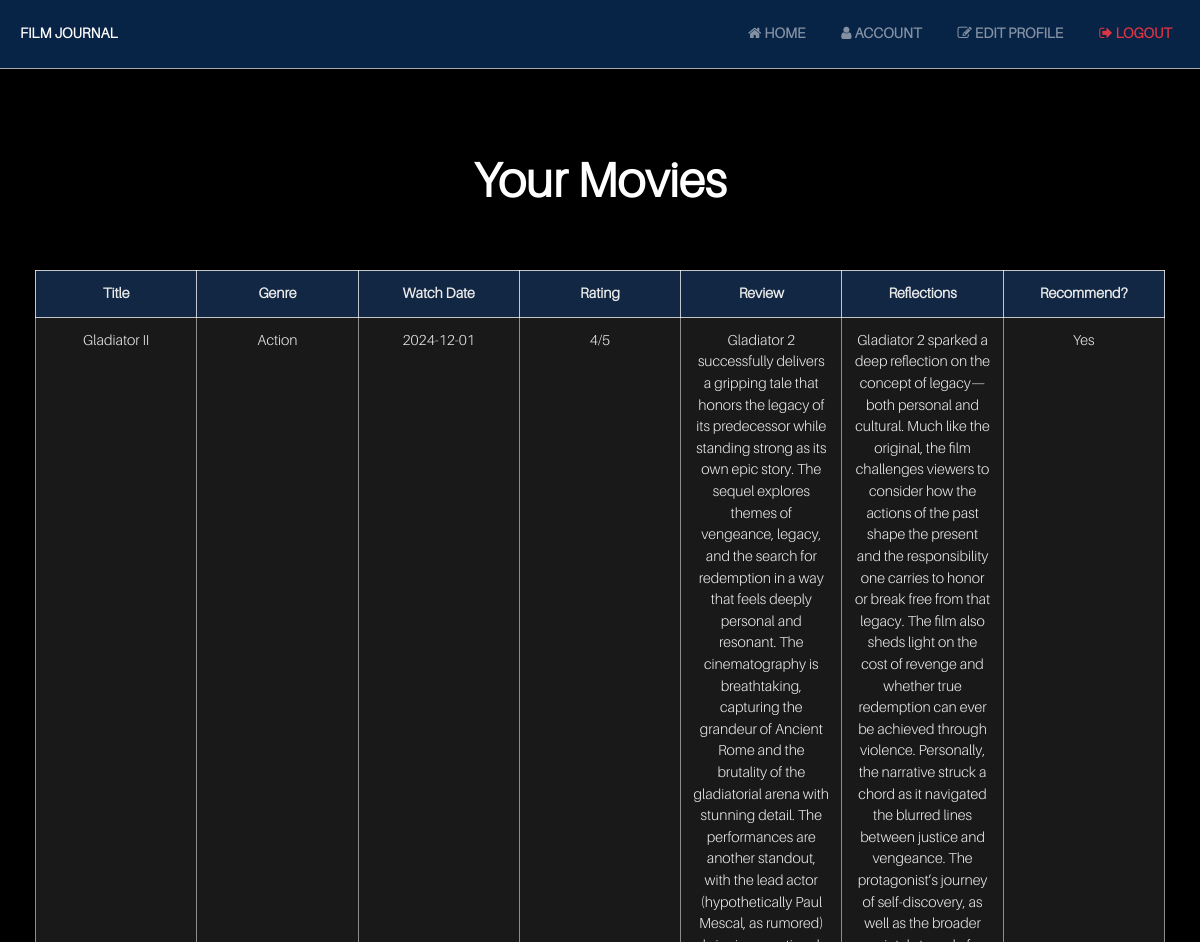
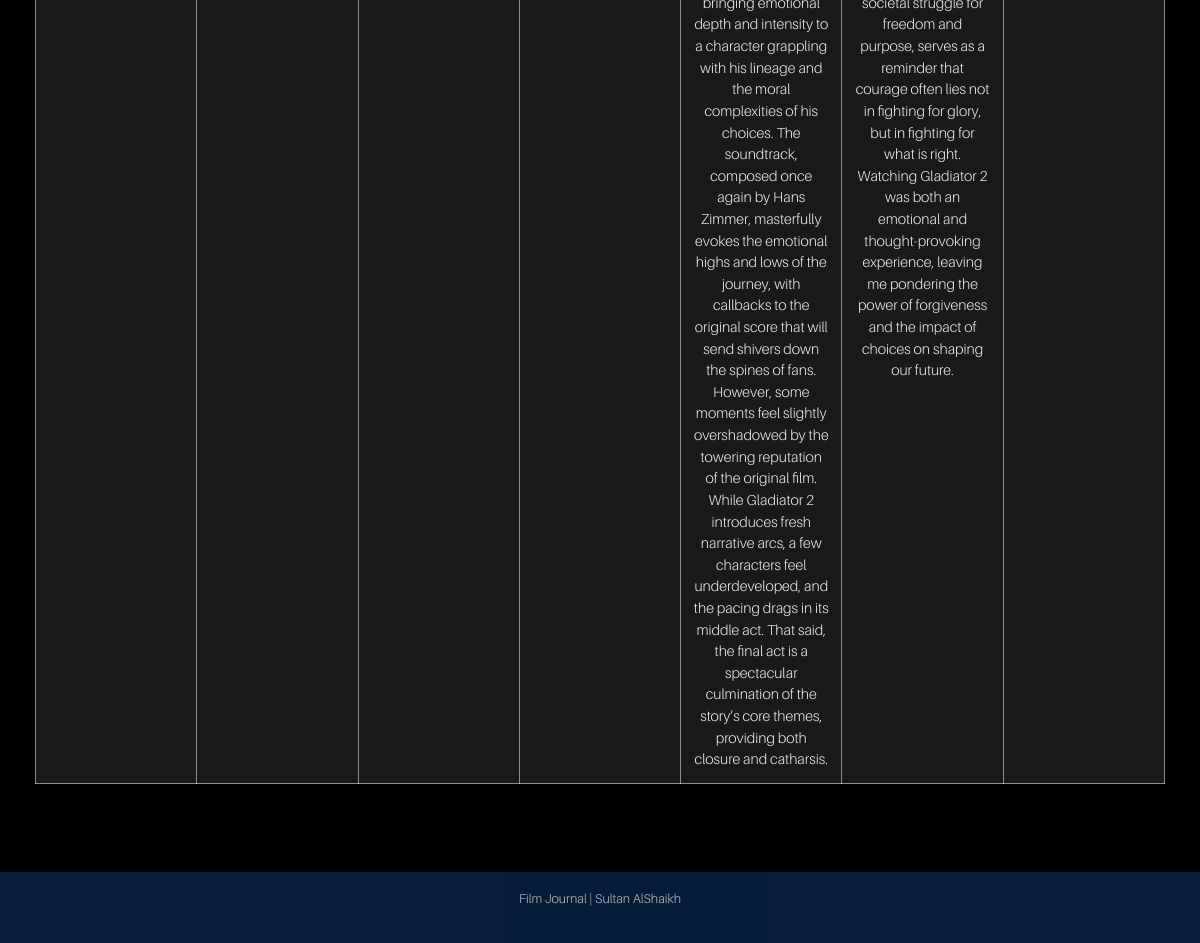
Page /account (signed in) on the committed database (2 pictures, top to bottom).
### app/models.py (models this page shows, shortened)
class Movie(db.Model):
    __tablename__ = 'movie'
    id = db.Column(db.Integer, primary_key=True)
    title = db.Column(db.String(100), nullable=False)
    rating = db.Column(db.Integer, nullable=False)
    watch_date = db.Column(db.Date)
    genre = db.Column(db.String(50))
    review = db.Column(db.String(500))
    reflections = db.Column(db.String(500))
    watched = db.Column(db.Boolean, default=False)
    recommend = db.Column(db.Boolean, default=False)
    tmdb_id = db.Column(db.Integer, unique=True, nullable=True)
    poster_url = db.Column(db.String(255), nullable=True)
    user_id = db.Column(db.Integer, db.ForeignKey('user.id'), nullable=False)
    likes = db.relationship('Like', backref='liked_movie', lazy='dynamic')

### app/views.py (the view)
@app.route('/account')
@login_required
def account():
    movies = Movie.query.filter_by(user_id=current_user.id).all()
    return render_template('account.html', movies=movies)

### app/__init__.py (called while the page is built)
@login_manager.user_loader
def load_user(user_id):
    return models.User.query.get(int(user_id))

### app/templates/account.html (shortened to what this page needs)
{% extends "base.html" %}
{% block content %}
<h1>Your Movies</h1>
{% if movies %}
  <div class="table-container">
    <table class="table table-striped">
      <thead>
        <tr>
          <th>Title</th>
          <th>Genre</th>
          <th>Watch Date</th>
          <th>Rating</th>
          <th>Review</th>
          <th>Reflections</th>
          <th>Recommend?</th>
        </tr>
      </thead>
      <tbody>
        {% for movie in movies %}
        <tr>
          <td>{{ movie.title }}</td>
          <td>{{ movie.genre }}</td>
          <td>{{ movie.watch_date.strftime('%Y-%m-%d') if movie.watch_date else 'N/A' }}</td>
          <td>{{ movie.rating }}/5</td>
          <td>{{ movie.review }}</td>
          <td>{{ movie.reflections }}</td>
          <td>{{ 'Yes' if movie.recommend else 'No' }}</td>
        </tr>
        {% endfor %}
      </tbody>
    </table>
  </div>
{% else %}
  <p>You have no movies logged yet.</p>
{% endif %}
{% endblock %}

### app/static/styles.css (style rules this page uses)
:root { --primary-color: #000000; --secondary-color: #FFFFFF; --highlight-color: #1A73E8; --card-background: #1A1A1A; --text-color: #EAEAEA; --button-hover: #0056b3; --shadow-color: rgba(0, 0, 0, 0.5); --gold-color: #FFD700; --gray-star: #ccc; }
body { font-family: 'Aileron Light', Arial, sans-serif; background-color: var(--primary-color); color: var(--text-color); margin: 0; padding: 0; line-height: 1.5; }
h1 { font-family: 'Aileron Light', Arial, sans-serif; font-size: 3rem; font-weight: 700; color: var(--secondary-color); text-align: center; margin: 40px 0; }
.table { background-color: var(--card-background); border-radius: 0; box-shadow: 0 8px 16px var(--shadow-color); overflow: hidden; margin: 20px 0; width: 100%; table-layout: fixed; }
.table-container, .table, .table td, .table th { color: var(--text-color) !important; }
.table th, .table td { overflow-wrap: break-word; font-size: 0.9rem; padding: 12px; text-align: center; }
.table th { background-color: rgba(4, 47, 103, 0.5); border: 1px solid rgba(255, 255, 255, 0.75) !important; color: var(--text-color); white-space: nowrap; font-weight: 600; }
.table-container { overflow-x: auto; -webkit-overflow-scrolling: touch; padding: 0 15px; }
tr { border: 1px solid rgba(255, 255, 255, 0.75) !important; }
td { border: 1px solid rgba(255, 255, 255, 0.5) !important; }
tr:nth-child(odd) { background: #212121; }

### rows in the picture
Movie: title "Gladiator II", genre "Action", watch_date "2024-12-01", rating "4", review "Gladiator 2 successfully delivers a gripping tale that honors the legacy of its predecessor while standing strong as its own epic story. The sequel explores themes of vengeance, legacy, and the search for redemption in a way that feels deeply personal and resonant. The cinematography is breathtaking, capturing the grandeur of Ancient Rome and the brutality of the gladiatorial arena with stunning detail. The performances are another standout, with the lead actor (hypothetically Paul Mescal, as rumored) bringing emotional depth and intensity to a character grappling with his lineage and the moral complexities of his choices. The soundtrack, composed once again by Hans Zimmer, masterfully…", reflections "Gladiator 2 sparked a deep reflection on the concept of legacy—both personal and cultural. Much like the original, the film challenges viewers to consider how the actions of the past shape the present and the responsibility one carries to honor or break free from that legacy. The film also sheds light on the cost of revenge and whether true redemption can ever be achieved through violence. Personally, the narrative struck a chord as it navigated the blurred lines between justice and vengeance. The protagonist’s journey of self-discovery, as well as the broader societal struggle for freedom and purpose, serves as a reminder that courage often lies not in fighting for glory, but in fighting…", recommend "Yes"
